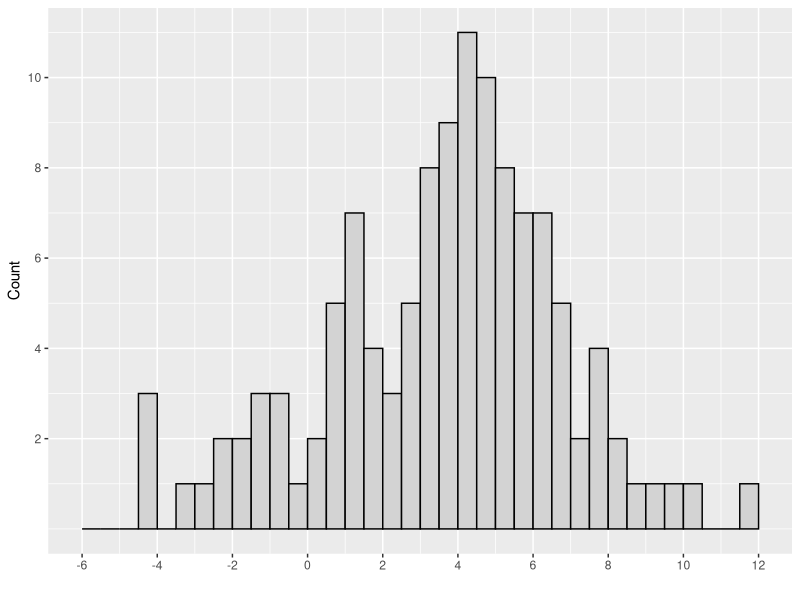
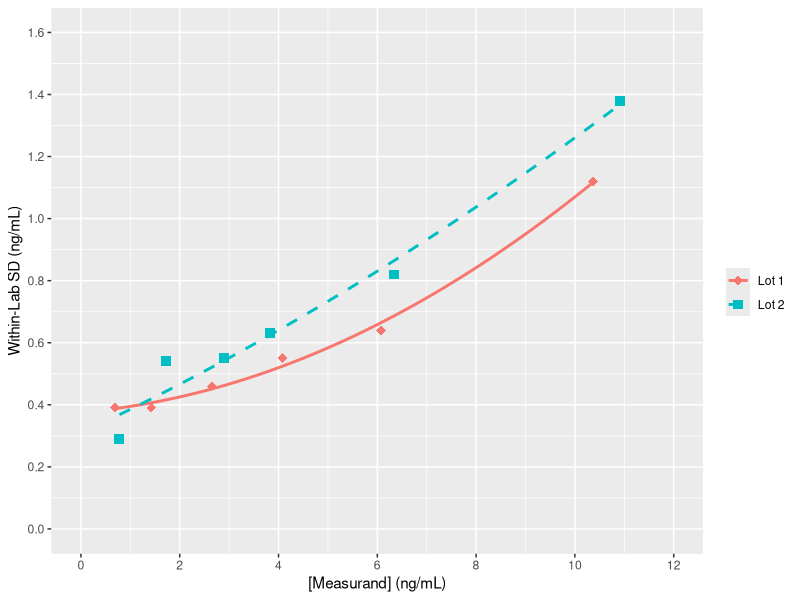
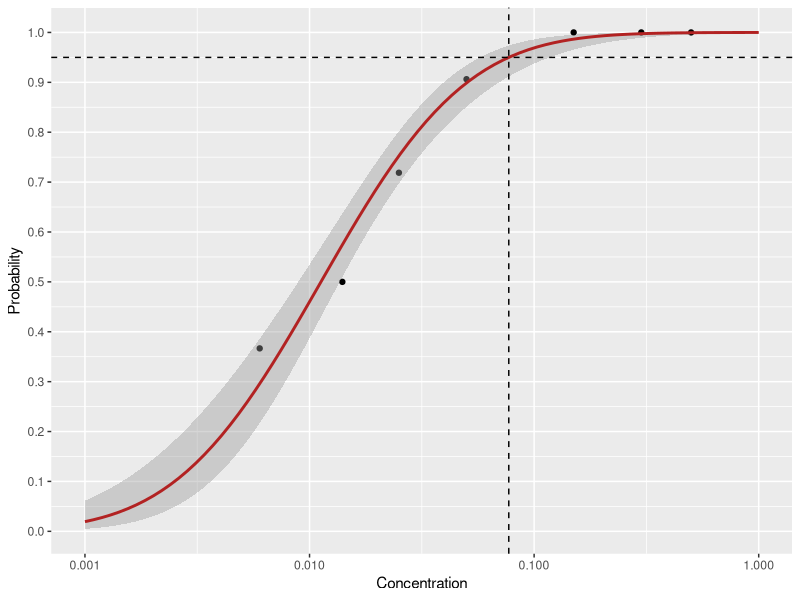
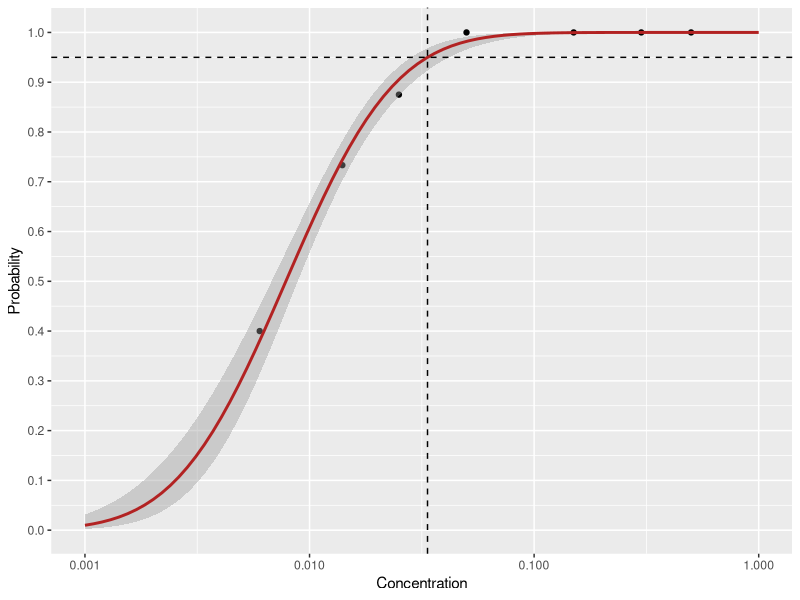
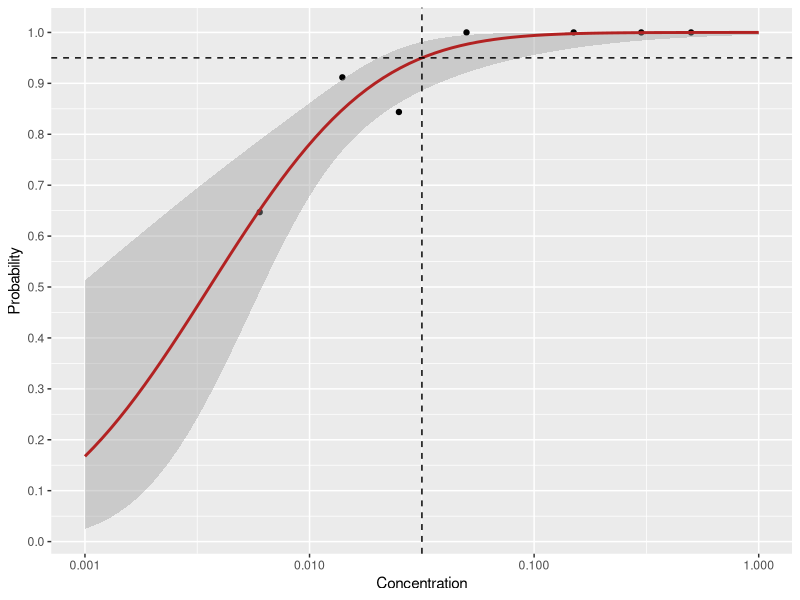
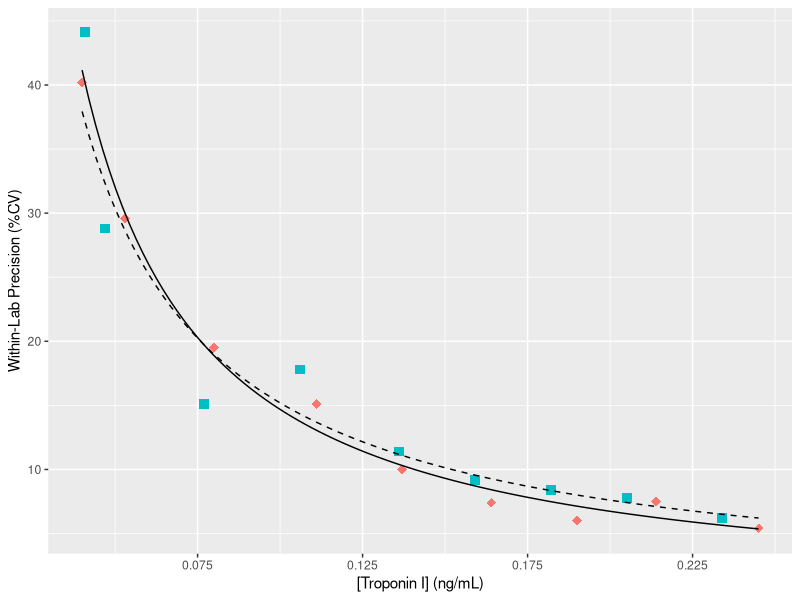
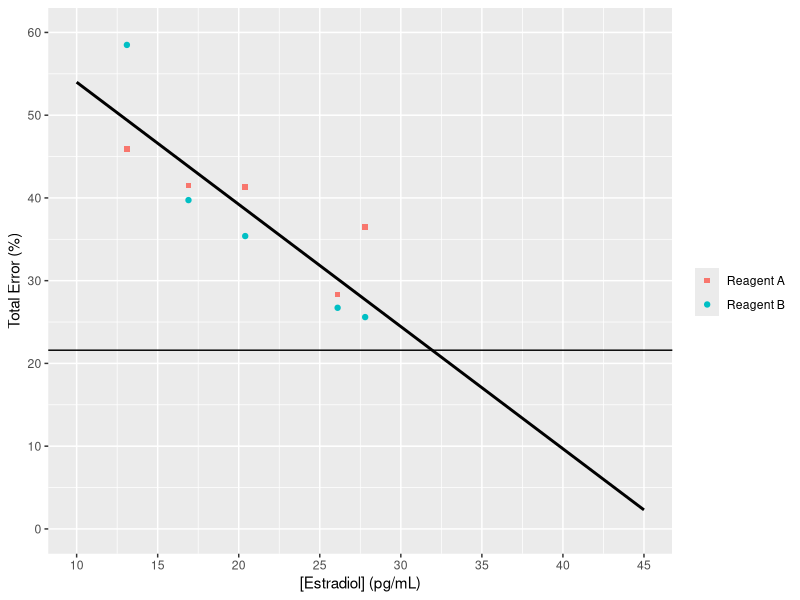

These figures' R source, in order:
## ---- chunk 1
suppressPackageStartupMessages({
  library(tidyverse)
})

options(dplyr.summarise.inform = FALSE)
## ---- chunk 2
# Table A1. Observed Blank Sample Results for Reagent Lot 1 (Units are pg/mL)
table_a1 <- tibble(
  day = rep(1:3, each = 4),
  replicate = rep(1:4, times = 3),
  `Blank 1` = c( 2.6, -0.8, 5.5, 6.0, 4.5, 0.6, -2.3,   3.4, 5.9, 7.6,  4.1, -1.4),
  `Blank 2` = c( 1.0,  2.9, 4.9, 8.0, 6.9, 5.0,  3.4,   1.2, 6.5, 5.6, -2.2,  2.3),
  `Blank 3` = c(-4.4, -3.4, 7.0, 6.9, 4.3, 3.2, -1.4,  -4.2, 5.9, 7.6,  3.8,  5.8),
  `Blank 4` = c( 1.5, -1.9, 5.1, 5.7, 4.1, 4.5, -0.6,   0.5, 5.4, 7.6,  4.4,  6.6),
  `Blank 5` = c( 1.2, -0.7, 6.1, 5.1, 4.8, 3.3, -2.8,  -1.4, 8.7, 3.6,  5.1,  3.5)
)

## ---- chunk 3
# Table A2. Observed Low Level Sample Results for Reagent Lot 1 (Units are pg/mL)
table_a2 <- tibble(
  day = rep(1:3, each = 4),
  replicate = rep(1:4, times = 3),
  `Low 1` = c(21.0, 22.8, 28.2, 25.9, 26.4, 28.3, 20.7, 21.9, 24.7, 22.5, 28.5, 29.2),
  `Low 2` = c(13.3, 12.6, 18.2, 14.7, 17.8, 14.0, 14.1, 12.5, 11.3, 12.2, 16.2, 13.9),
  `Low 3` = c(12.8, 12.9, 17.4, 16.0, 15.9, 14.1, 11.3,  9.4, 10.6, 13.6, 17.6, 14.9),
  `Low 4` = c(17.3, 19.2, 21.5, 22.2, 24.1, 25.8, 16.0, 16.4, 24.9, 23.8, 22.1, 26.1),
  `Low 5` = c(19.2, 22.7, 28.3, 26.2, 25.1, 30.3, 23.4, 19.2, 26.3, 23.1, 27.5, 30.1)
)
## ---- chunk 4
# Table A3. Observed Blank Sample Results for Reagent Lot 2 (Units are pg/mL)
table_a3 <- tibble(
  day = rep(1:3, each = 4),
  replicate = rep(1:4, times = 3),
  `Blank 1` = c(4.6,  4.1,  1.6, 3.7, 2.2, 0.7, 4.6, 2.6, 1.1, -4.4, 0.9,   0.7),
  `Blank 2` = c(9.2,  8.3,  4.8, 5.4, 4.8, 6.3, 5.4, 9.6, 7.7,  3.1, 6.1,  10.0),
  `Blank 3` = c(6.1,  3.2,  3.9, 1.4, 3.1, 4.1, 1.0, 3.4, 0.1,  0.4, 2.9,  -1.6),
  `Blank 4` = c(4.0, 11.5,  4.5, 3.6, 4.4, 6.8, 7.1, 4.2, 3.7,  3.7, 5.3,   4.5),
  `Blank 5` = c(4.0,  6.2, -0.2, 2.3, 1.6, 2.6, 6.4, 5.7, 4.2,  3.7, 1.4,   1.5) 
)
## ---- chunk 5
# Table A4. Observed Low Level Sample Results for Reagent Lot 2 (Units are pg/mL)
table_a4 <- tibble(
  day = rep(1:3, each = 4),
  replicate = rep(1:4, times = 3),
  `Low 1` = c(22.0, 22.5, 21.8, 22.1, 20.3, 21.0, 25.3, 26.0, 27.2, 25.1, 25.3, 25.3),
  `Low 2` = c(15.6, 21.2, 14.8, 14.9, 16.0, 15.8, 21.6, 22.8, 15.3, 18.7, 18.3, 19.5),
  `Low 3` = c(13.0, 15.9,  9.0,  7.0, 13.4,  8.5, 16.3, 18.1, 12.4, 11.1, 11.3, 10.1),
  `Low 4` = c(18.8, 17.6, 14.1, 14.9, 19.2, 15.8, 19.8, 21.4, 18.0, 18.0, 19.6, 23.1),
  `Low 5` = c(32.9, 30.4, 29.4, 27.6, 27.7, 30.6, 31.4, 30.4, 32.5, 28.9, 29.8, 35.1)
)
## ---- chunk 6

# Add the reagent lots, pivot to a longer format, and convert non-value columns to factors
tables_a14 <- map2_dfr(.x = list(table_a1, table_a2, table_a3, table_a4),  # The tables we need to clean up
                     .y = list("Lot 1", "Lot 1", "Lot 2", "Lot 2"),  # The lots of reagent that map to each of the tables
                     .f = ~ mutate(.x, reagent_lot = .y) %>%
                       pivot_longer(cols = starts_with(c("Blank", "Low")), 
                                    names_to = "sample", 
                                    values_to = "value")) %>%
  separate(sample, into = c("sample_type", "sample_number"), sep = " ", remove = FALSE) %>%
  mutate_at(vars(-value), as.factor)

glimpse(tables_a14)

## ---- chunk 7

alpha <- 0.05  # Type I error risk
pct_B <- 1 - alpha

B <- nlevels(tables_a14$day) *        # Number of days
  nlevels(tables_a14$sample_number) * # Number of unique samples
  nlevels(tables_a14$replicate)       # Number of replicates

rank_position <- 0.5 + (B * pct_B)

# Reproduce table A5  
tables_a14 %>%
  group_by(reagent_lot, sample_type) %>%
  mutate(rank_position = rank(value, ties.method = "random")) %>%
  filter(sample_type == "Blank",
        rank_position %in% 56:60) %>% 
  ungroup() %>%
  arrange(sample_type, reagent_lot, rank_position) %>%
  select(rank_position, reagent_lot, value) %>%
  pivot_wider(names_from = reagent_lot, values_from = value)

# Type 2 quantiles provide averaging at discontinuities
limits_nonparametric <- tables_a14 %>%
  group_by(reagent_lot, sample_type) %>%
    filter(sample_type == "Blank") %>%
  summarize(LoB = quantile(value, 1 - alpha, type = 2), .groups = "drop")  

limits_nonparametric
## ---- chunk 8

z <- qnorm(1-alpha)  # 95th percentile of normal distribution
#z <- round(z, digits = 3)

# Degrees of freedom, total measurements less the number of unique samples
df <- B - nlevels(tables_a14$sample_number)

# "Multiplier factor" as per eqn. 6
c_p = z / (1 - ( 1 / (4 * df)))

table_a6 <- tables_a14 %>%
  filter(sample_type == "Low") %>%
  group_by(sample, reagent_lot) %>%
  summarize(n = n(), SD = sd(value), .groups = "drop") %>%
  arrange(reagent_lot)

table_a6

limits_nonparametric <- table_a6 %>% 
  group_by(reagent_lot) %>%
  summarize(SD_L = sqrt(sum((n - 1) * SD^2) / sum(n-1)), .groups = "drop") %>%
  left_join(limits_nonparametric, by = "reagent_lot") %>%
  mutate(LoD = round(LoB + c_p * SD_L, 1))

## I believe there to be an error in this table - CD, 16-July-2020

limits_nonparametric

## ---- chunk 9

tables_a14 %>%
  filter(sample_type == "Blank") %>%
  ggplot(aes(x = value)) +
  geom_histogram(binwidth = 0.5, color = "black", fill = "lightgrey",
                 boundary = 0.5, closed = "left") +  # Match the binning-style that CLSI uses
  scale_x_continuous(breaks = seq(from = -6, to = 12, by = 2), limits = c(-6, 12), name = "") +
  scale_y_continuous(breaks = seq(2, 10, by = 2), name = "Count")

shapiro.test(tables_a14 %>%
  filter(sample_type == "Blank") %>%
  pull(value) 
)
## ---- chunk 10

table_a7 <- tables_a14 %>%
  filter(sample_type == "Blank") %>%
  group_by(reagent_lot) %>%
  summarize(M_B = round(mean(value), 2),
            SD_B = round(sd(value), 2),
            c_p = c_p,
            .groups = "drop") %>%
  mutate(LoB = round(M_B + c_p * SD_B, 1))

# Row 1 of this table doesn't allign with the document
table_a7

## ---- chunk 11
limits_parametric <- table_a6 %>% 
  group_by(reagent_lot) %>%
  summarize(SD_L = sqrt(sum((n - 1) * SD^2) / sum(n-1)), .groups = "drop") %>%
  right_join(table_a7, by = "reagent_lot") %>%
  mutate(LoD = round(LoB + c_p * SD_L, 1))

limits_parametric


## ---- chunk 12
# Confirm we've reproduced the values in the text
stopifnot(
  near(
    limits_nonparametric$LoB, 
    c(7.6, 9.4)
  ))

stopifnot(
  near(
    limits_nonparametric$LoD,
    c(12.7, 13.8)    # Values according to my math  
    # c(14.5, 13.8)  # Values according to document
  ))

stopifnot(
  near(
    limits_parametric$LoB,
    c(8.8, 8.6)
  ))

stopifnot(
  near(
    limits_parametric$LoD,
    c(13.9, 13.0)    # Values according to my math  
    # c(13.9, 13.2)  # Values according to document
  ))
## ---- chunk 13

table_b1 <- tibble(
  sample_id = LETTERS[1:6],
  mean.lot1 = c(0.69, 1.42, 2.65, 4.08, 6.08, 10.36),
  SD_WL.lot1 = c(0.39, 0.39, 0.46, 0.55, 0.64, 1.12),
  mean.lot2 = c(0.78, 1.73, 2.89, 3.82, 6.33, 10.92), 
  SD_WL.lot2 = c(0.29, 0.54, 0.55, 0.63, 0.82, 1.38))

table_b1

## ---- chunk 14

table_b1 <- table_b1 %>%
  pivot_longer(-sample_id) %>%
  separate(name, sep = "\\.", into = c("name", "reagent_lot")) %>%
  pivot_wider(names_from = name, values_from = value) %>%
  mutate(reagent_lot = str_replace(reagent_lot, "lot", "Lot ")) %>%
  mutate_if(is.character, factor)

glimpse(table_b1)
## ---- chunk 15

fits <- table_b1 %>% 
  group_by(reagent_lot) %>%
  do(poly_fit = lm(formula = .$SD_WL ~ poly(.$mean, 2, raw = TRUE)))

# These are the same coefficients that Excel returns
# Presumably this is what the guideline means when it says 'done using a spreadsheet'
# They differ from the coefficients reported in the guideline

map(fits$poly_fit, ~ broom::tidy(.))

# Lot 1 Reported:    0.3741 / 0.0149 / 0.0055
# Lot 1 Calculated:  0.3756 / 0.0137 / 0.0056
# Lot 2 Reported:    0.2801 / 0.0817 / 0.0017
# Lot 2 Calculated:  0.3086 / 0.0747 / 0.0020

table_b1 %>%
  ggplot(aes(x = mean, y = SD_WL)) +
  geom_point(aes(color = reagent_lot, shape = reagent_lot), size = 3) +
  stat_smooth(method = "lm", formula = y ~ poly(x, 2), aes(color = reagent_lot, lty = reagent_lot), se = FALSE) +
  scale_shape_manual(values = c("diamond", "square"), name = "") +
  scale_color_discrete(name = "") +
  scale_x_continuous(name = "[Measurand] (ng/mL)",   limits = c(0, 12),  breaks = seq(0, 12,  by = 2)) +
  scale_y_continuous(name = "Within-Lab SD (ng/mL)", limits = c(0, 1.6), breaks = seq(0, 1.6, by = 0.2)) +
  scale_linetype_manual(values = c(1, 2), name = "")

## ---- chunk 16

# Unable to calculate directly (either in R or via Excel), so input from text
coefficients <- tribble(
  ~ reagent_lot, ~ C0, ~ C1, ~ C2,
  "Lot 1", 0.3741, 0.0149, 0.0055, # From text
# "Lot 1", 0.3756, 0.0137, 0.0056, # Calculated
  "Lot 2", 0.2801, 0.0817, 0.0017) # From text
# "Lot 2", 0.3086, 0.0747, 0.0020) # Calculated


N <- 80  # Measurements per sample
K <- 6   # Number of samples
N_tot <- N * K  # Total measurements
alpha <- 0.05
Z <- qnorm(1 - alpha)
c_p <- Z / ( 1 - ( 1 / (4 * (N_tot - K))))

LoB <- 0.51  # From section 5.4.3.2

LoD <- coefficients %>%
  mutate(LoD = LoB + c_p * (C0 + C1 * LoB + C2 * LoB^2))

## ---- chunk 17

table_b2 <- tibble(
  mc = c(seq(from = 0.5, to = 1.3, by = 0.1), 
         seq(from = 1.1, to = 1.2, by = 0.01)),
  SD_WL.lot1 = c(0.383, 0.385, 0.387, 0.390, 0.392, 0.395, 0.397, 0.400, 0.403, 
                 0.397, 0.397, 0.398, 0.398, 0.398, 0.399, 0.399, 0.399, 0.399, 0.400, 0.400),
  SD_WL.lot2 = c(0.348, 0.355, 0.363, 0.371, 0.379, 0.387, 0.394, 0.402, 0.410,
                 0.394, 0.395, 0.396, 0.397, 0.398, 0.398, 0.399, 0.400, 0.401, 0.401, 0.402))

# Tidy the table
table_b2 <- table_b2 %>%
  distinct(mc, .keep_all = TRUE) %>%  # Remove the duplicate rows
  pivot_longer(-mc) %>%
  separate(name, into = c("name", "reagent_lot"), sep = "\\.") %>%
  pivot_wider(names_from = name, values_from = value) %>%
  mutate(reagent_lot = str_replace(reagent_lot, "lot", "Lot ")) %>%
  mutate_if(is.character, factor) %>%
  arrange(reagent_lot)

# Calculate the trial LoD and the bias at each concentration
table_b2 <- table_b2 %>%
  mutate(trial_LoD = round(LoB + c_p * SD_WL, 2),
         bias = round(trial_LoD - mc, 2)) 

table_b2

# LoDs are where there is no bias
table_b2 %>%
  filter(!bias) %>%
  select(reagent_lot, LoD = trial_LoD)

## ---- chunk 18

table_c1 <- tibble(
  concentration = c(0.000, 0.025, 0.050, 0.150, 0.300, 0.500),
  positive_total.lot1 = c("0/22", "23/32", "29/32", "32/32", "32/32", "32/32"),
  positive_total.lot2 = c("0/22", "28/32", "32/32", "32/32", "32/32", "32/32"),
  positive_total.lot3 = c("0/22", "27/32", "32/32", "32/32", "32/32", "32/32"),
  hit_rate.lot1 = map_dbl(positive_total.lot1, ~ eval(parse(text = .))),  # This is a quick (lazy) way of
  hit_rate.lot2 = map_dbl(positive_total.lot2, ~ eval(parse(text = .))),  # evaluating the fractions in
  hit_rate.lot3 = map_dbl(positive_total.lot3, ~ eval(parse(text = .))))  # the first three columns.

table_c1
## ---- chunk 19

table_c2 <- tibble(
  concentration = c(0.006, 0.014),
  positive_total.lot1 = c("11/30", "15/30"),
  positive_total.lot2 = c("12/30", "22/30"),
  positive_total.lot3 = c("22/34", "31/34"),
  hit_rate.lot1 = map_dbl(positive_total.lot1, ~ eval(parse(text = .))),  # This is a quick (lazy) way of
  hit_rate.lot2 = map_dbl(positive_total.lot2, ~ eval(parse(text = .))),  # evaluating the fractions in
  hit_rate.lot3 = map_dbl(positive_total.lot3, ~ eval(parse(text = .))))  # the first three columns.

table_c2
## ---- chunk 20

tables_c12 <- table_c1 %>%
  bind_rows(table_c2) %>% 
  select(-starts_with("positive_total.lot")) %>%
  pivot_longer(-concentration) %>%
  separate(name, into = c("name", "reagent_lot"), sep = "\\.") %>%
  pivot_wider(names_from = name, values_from = value) %>%
  mutate(reagent_lot = str_replace(reagent_lot, "lot", "Lot ")) %>%
  arrange(reagent_lot, concentration)

glimpse(tables_c12)
## ---- chunk 21

table_c3 <- tables_c12 %>%
  group_by(reagent_lot) %>%
  filter(concentration > 0) %>%
  summarize(probit_model = list(
    glm(formula = hit_rate ~ log(concentration), 
        family = quasibinomial(link = "probit"))),
    .groups = "drop") %>%
  mutate(intercept = map_dbl(probit_model, ~ coef(.)[[1]]),
         slope = map_dbl(probit_model, ~ coef(.)[[2]]),
         LoD = exp((qnorm(1-alpha) - intercept) / slope)) 

table_c3 %>%
  select(reagent_lot, LoD)
## ---- chunk 22

plot_probit <- function(lot) {
  
  inv_probit_fn <- function(x) {
    
    intercept <- table_c3$intercept[table_c3$reagent_lot == lot]
    slope <- table_c3$slope[table_c3$reagent_lot == lot]
    
    exp((qnorm(1-alpha) - intercept) / slope)
  }
  
  tables_c12 %>%
    filter(reagent_lot == lot, concentration > 0) %>%
    ggplot(aes(x = concentration, y = hit_rate)) +
    geom_point() +
    # We fit to y ~ x because the scale_x_log10 is taken care of the log transformation
    geom_smooth(formula = y ~ x, color = "firebrick", fullrange = TRUE, 
                method = "glm", method.args = list(family = quasibinomial(link = "probit"))) +
    geom_hline(yintercept = 1-alpha, lty = 2) +
    geom_vline(xintercept = inv_probit_fn(1-alpha), lty = 2) +
    scale_x_log10(breaks = 10^(0:-3), limits = c(0.001, 1), name = "Concentration") +
    scale_y_continuous(name = "Probability", breaks = seq(0, 1, by = 0.1))
}

## ---- chunk 23

plot_probit("Lot 1")

## ---- chunk 24

plot_probit("Lot 2")

## ---- chunk 25

plot_probit("Lot 3")

## ---- chunk 26

# Text lacks precision, so CVs don't agree
table_d1 <- tibble(
  sample_pool_id = paste("Pool ", 1:9),
  mean.lot1 = c(0.040, 0.053, 0.080, 0.111, 0.137, 0.164, 0.190, 0.214, 0.245),
  sd.lot1   = c(0.016, 0.016, 0.016, 0.017, 0.014, 0.012, 0.011, 0.016, 0.013),
  cv_calc.lot1 = sd.lot1/mean.lot1 * 100,  # CV, calculated using the reported values of mean and SD
  cv.lot1   = c(40.2,  29.6,  19.5,  15.1,  10.0,  7.4,   6.0,   7.5,   5.4), #  CV, as reported in text
  mean.lot2 = c(0.041, 0.047, 0.077, 0.106, 0.136, 0.159, 0.182, 0.205, 0.234),
  sd.lot2   = c(0.018, 0.014, 0.012, 0.019, 0.016, 0.015, 0.015, 0.016, 0.014),
  cv_calc.lot2   = sd.lot2/mean.lot2 * 100,
  cv.lot2   = c(44.1,  28.8,  15.1,  17.8,  11.4,  9.2,   8.4,   7.8,   6.2)
)
## ---- chunk 27

table_d1 <- table_d1 %>%
  pivot_longer(-sample_pool_id) %>%
  separate(name, into = c("name", "reagent_lot"), sep = "\\.") %>%
  pivot_wider(names_from = name, values_from = value) %>%
  mutate(reagent_lot = str_replace(reagent_lot, "lot", "Lot ")) %>%
  mutate_if(is.character, factor) %>%
  arrange(reagent_lot, sample_pool_id)

glimpse(table_d1)

## ---- chunk 28

accuracy_goal <- 10

# Picking the initial values is more of an art than a science
power_fits <- table_d1 %>%
  group_by(reagent_lot) %>%
  summarize(fit = list(lm(log(cv) ~ log(mean))),
            .groups = "drop") %>%
  mutate(C_0 = map_dbl(fit, ~ exp(coef(.)[[1]])),
         C_1 = map_dbl(fit, ~ coef(.)[[2]]),
         LoD = (accuracy_goal/C_0)^(1/C_1))


# Use a hacky map to make multiple stat_function layers
fit_lines <- pmap(
  list(c("solid", "dashed"),
       power_fits$C_0, 
       power_fits$C_1),
  ~ stat_function(lty = ..1, fun = function(x) { ..2 * x^..3 })
)

table_d1 %>%
  ggplot(aes(x = mean, y = cv)) +
  geom_point(aes(shape = reagent_lot, color = reagent_lot), size = 3) +
  scale_shape_manual(name = "", values = c("diamond", "square"), guide = FALSE) +
  scale_color_discrete(name = "", guide = FALSE) +
  scale_x_continuous(name = "[Troponin I] (ng/mL)", breaks = seq(0.025, 0.225, by = 0.05)) +
  scale_y_continuous(name = "Within-Lab Precision (%CV)", breaks = seq(0, 50, by = 10)) +
  fit_lines

power_fits %>%
  select(-fit) 

## ---- chunk 29

reference_values <- tibble(
  sample = paste("Low", 1:5),
  reference_value = c(26.1, 16.9, 13.1, 20.4, 27.8)
)

table_d2 <- tables_a14 %>%
  # Between examples, the author changed the name of the reagent lots
  mutate(reagent_lot = recode(reagent_lot, 
                              "Lot 1" = "Reagent A", 
                              "Lot 2" = "Reagent B")) %>%
  group_by(reagent_lot, sample) %>%
  summarize(observed_mean = mean(value),
            observed_sd = sd(value)) %>%
  inner_join(reference_values, by = "sample") %>%
  select(reagent_lot, sample, reference_value, observed_mean, observed_sd)

table_d2

## ---- chunk 30

table_d3 <- table_d2 %>%
  mutate(bias = observed_mean - reference_value,
         TE = (abs(bias) + 2 * observed_sd)/reference_value * 100) %>%
  select(reagent_lot, reference_value, sample, bias, TE)

table_d3 %>%
  group_by(sample) %>%
  summarize(average_TE = mean(TE))

## ---- chunk 31

table_d3 %>%
  ggplot(aes(x = reference_value, y = TE)) +
  geom_point(aes(color = reagent_lot, shape = reagent_lot)) +
  geom_smooth(method = "lm", formula = y ~ x, level = 0, color = "black", fullrange = TRUE) +
  geom_hline(yintercept = 21.6) +
  scale_x_continuous(name = "[Estradiol] (pg/mL)", limits = c(10, 45), breaks = seq(10, 45, 5)) +
  scale_y_continuous(name = "Total Error (%)", limits = c(0, 60), breaks = seq(0, 60, 10)) +
  scale_color_discrete(name = "") +
  scale_shape_manual(name = "", values = c("square", "circle"))


## ---- chunk 32

table_d4 <- tibble(
  day = rep(1:3, each = 3),
  replicate = rep(1:3, times = 3),
  `Pool 1` = c(36.7, 37.9, 38.3, 36.8, 33.5, 39.2, 41.3, 37.9, 34.9),
  `Pool 2` = c(49.9, 50.0, 48.1, 47.8, 43.9, 45.6, 45.4, 51.5, 45.8),
  `Pool 3` = c(46.1, 43.1, 39.4, 47.3, 45.8, 44.8, 44.6, 47.3, 38.9),
  `Pool 4` = c(33.3, 34.2, 34.5, 43.1, 34.0, 37.1, 35.3, 32.4, 36.0),
  `Pool 5` = c(42.9, 41.8, 43.8, 46.3, 43.3, 46.0, 42.6, 41.1, 42.8))

## ---- chunk 33

table_d5 <- tibble(
  day = rep(1:3, each = 3),
  replicate = rep(1:3, times = 3),
  `Pool 1` = c(38.5, 41.0, 43.2, 36.8, 42.1, 35.8, 36.8, 44.1, 39.5),
  `Pool 2` = c(45.8, 47.8, 46.6, 46.9, 51.3, 50.5, 44.3, 47.5, 52.4),
  `Pool 3` = c(46.7, 43.6, 42.4, 46.5, 47.9, 42.7, 42.1, 43.4, 44.7),
  `Pool 4` = c(35.5, 40.0, 34.0, 32.9, 33.1, 38.6, 36.2, 41.4, 33.0),
  `Pool 5` = c(42.0, 44.1, 43.2, 46.6, 45.5, 43.5, 41.4, 48.2, 45.7))

## ---- chunk 34

table_e1 <- tibble(
  rank = 1:24,
  Blanks = c(0.00, 0.00, 0.00, 0.00,  0.00,  0.00,  0.00,  0.00,  1.08,  1.92,  2.38,  2.98, 
             3.80, 4.78, 7.30, 8.81, 10.31, 11.29, 13.48, 14.39, 16.97, 17.40, 18.01, 22.65),
  Positives = c(18.80, 19.02, 26.63, 26.91, 31.08, 33.99, 35.11, 35.90, 41.67, 43.90, 46.32, 47.77, 
                47.99, 48.83, 54.67, 57.30, 59.10, 61.17, 61.96, 62.97, 66.44, 73.44, 73.80, 75.71)
)

manufacturer_LoB <- 20  # ng/mL
below_LoB <- sum(table_e1$Blanks <= manufacturer_LoB) / length(table_e1$Blanks)       # * 100%
above_LoD <- sum(table_e1$Positives > manufacturer_LoB) / length(table_e1$Positives) # * 100%
## ---- chunk 35
# The table in 7.1 is modified from 10.1373/clinchem.2003.029983 
# I have no idea how to reproduce it, despite a few day's worth of trying
# Instead, I will simply reproduce it

sec7_1_t1 <- tibble(
  N = c(20, 30, 40, 50, 60, 70, 80, 90, 100, 150, 200, 250, 300, 400,  500, 1000),
  obs_proportion_boundary = c(0.85, 0.87, 0.88, 0.88, 0.90, 0.90, 0.90, 0.91, 0.91, 0.92, 0.92, 0.92,  0.93, 0.93, 0.93, 0.94)
)

# Find the first row in Table 1 from Section 7 where N is equal to or greater than the number of measurements in the study
# e.g., the greater of the bracketing N values
limit <- sec7_1_t1 %>%
  filter(N >= nrow(table_e1)) %>%
  head(1) %>%
  pull(obs_proportion_boundary)

# Confirm that the acceptance criteria are met
if ((below_LoB > limit) &    # More blanks are below the limit than the minimum allowed
    (above_LoD > limit) ) {  # More positives are above the limit than the minimum allowed
    message("Limit of blank and limit of detection claims are verified")
} 

## ---- chunk 36
table_f1 <- tibble(
  day = rep(c(1, 2, 3), times = 3),
  `Sample 1` = c(47.8, 44.6, 47.1, 50.8, 48.2, 52.5, 49.4, 52.0, 46.3),
  `Sample 2` = c(47.3, 48.8, 47.6, 54.7, 50.7, 50.8, 52.5, 50.4, 49.6),
  `Sample 3` = c(49.7, 51.2, 57.3, 54.6, 49.3, 53.3, 58.0, 49.5, 52.2),
  `Sample 4` = c(50.4, 49.5, 44.0, 51.5, 51.4, 49.8, 46.1, 45.7, 50.9),
  `Sample 5` = c(53.7, 52.7, 55.9, 55.1, 55.5, 57.3, 51.8, 48.8, 51.7)
)

te_limit = 0.15  # * 100%

table_f1_limits <- tibble(
  sample = paste("Sample", 1:5),
  target_value = c(46.4, 45.8, 49.1, 46.3, 49.7),
  lower_limit = round(target_value * (1-te_limit), digits = 1),
  upper_limit = round(target_value * (1+te_limit), digits = 1)
)
## ---- chunk 37
table_f1 <- table_f1 %>%
  pivot_longer(cols = starts_with("Sample"), names_to = "sample", values_to = "value") %>%
  left_join(table_f1_limits, by = "sample")
## ---- chunk 38

table_f1 <- table_f1 %>%
  mutate(outlier = value < lower_limit | value > upper_limit)

meets_TE_goal <- sum(!table_f1$outlier) / nrow(table_f1)

# Reference table 1 in section 7 again to find acceptable limit
limit <- sec7_1_t1 %>%
  filter(N >= nrow(table_f1)) %>%
  head(1) %>%
  pull(obs_proportion_boundary)

# Confirm that the acceptance criteria are met
if (meets_TE_goal > limit) message("Limit of quantification claim is verified")

